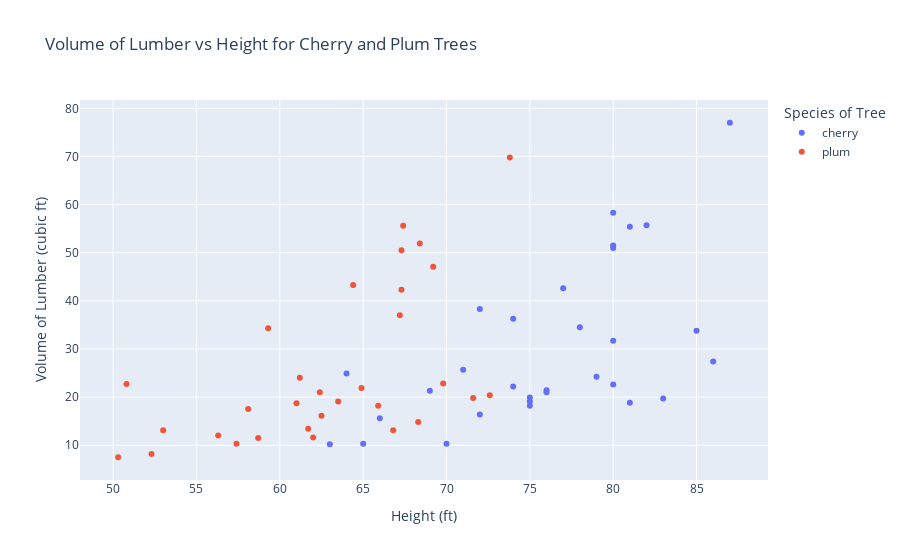

The notebook cell this image was saved under:
### Markdown cell above
<details><summary>Blockly Hints</summary><ul><li>Notation<ul><li><code>A</code> &nbsp;:&nbsp; <code>B</code>&nbsp; means snap blocks A and B together.</li></ul></li><li>Blocks<ul><li>freestyle<ul><li>Unless specifically instructed, use the first block from the FREESTYLE menu.</li></ul></li><li><code>with .. do .. using ..</code><ul><li>The <code>with .. do .. using ..</code> block is found under VARIABLES.</li> <li>If <code>do</code> dropdown says "!Not populated until you execute code", click anywhere in the notebook tab, then click try "Run All Above Selected Cell" from the "Run" menu.</li> <li>If <code>with .. do .. using ..</code> block does not want to snap together nicely with the <code>set .. to</code> block, try dragging the <code>set .. to</code> block instead.</li> <li>You can use the <code>+ -</code> controls on the block to change the number of notches. Unless specifically instructed, the block should not have any empty notches when you click Blocks to Code. </li></ul></li><li>variable<ul><li>After it is created, each variable has its own block at the end of the VARIABLES menu.</li></ul></li></ul></li></ul></details>

### Code cell
#!response

px.scatter(df, x=x, y=y, title=title, labels=labels, color=color)

### Figure 1 — Plotly figure (JSON) as saved in the notebook; plotly's stock layout.template omitted (floating-point values rounded to 4 significant figures)
{"data": [{"hovertemplate": "Species of Tree=cherry<br>Height (ft)=%{x}<br>Volume of Lumber (cubic ft)=%{y}<extra></extra>", "legendgroup": "cherry", "marker": {"color": "#636efa", "symbol": "circle"}, "mode": "markers", "name": "cherry", "orientation": "v", "showlegend": true, "type": "scatter", "x": [70, 65, 63, 72, 81, 83, 66, 75, 80, 75, 79, 76, 76, 69, 75, 74, 85, 86, 71, 64, 78, 80, 74, 72, 77, 81, 82, 80, 80, 80, 87], "xaxis": "x", "y": [10.3, 10.3, 10.2, 16.4, 18.8, 19.7, 15.6, 18.2, 22.6, 19.9, 24.2, 21, 21.4, 21.3, 19.1, 22.2, 33.8, 27.4, 25.7, 24.9, 34.5, 31.7, 36.3, 38.3, 42.6, 55.4, 55.7, 58.3, 51.5, 51, 77], "yaxis": "y"}, {"hovertemplate": "Species of Tree=plum<br>Height (ft)=%{x}<br>Volume of Lumber (cubic ft)=%{y}<extra></extra>", "legendgroup": "plum", "marker": {"color": "#EF553B", "symbol": "circle"}, "mode": "markers", "name": "plum", "orientation": "v", "showlegend": true, "type": "scatter", "x": [57.4, 52.3, 50.3, 58.7, 68.3, 69.8, 53, 61.7, 66.8, 62, 65.9, 63.5, 62.5, 56.3, 62.4, 61, 71.6, 72.6, 58.1, 50.8, 64.9, 67.2, 61.2, 59.3, 64.4, 68.4, 69.2, 67.3, 67.4, 67.3, 73.8], "xaxis": "x", "y": [10.3, 8.2, 7.5, 11.5, 14.8, 22.8, 13.1, 13.4, 13.1, 11.6, 18.2, 19.1, 16.1, 12, 21, 18.7, 19.8, 20.4, 17.5, 22.7, 21.9, 37, 24, 34.3, 43.3, 51.9, 47.1, 50.5, 55.6, 42.3, 69.8], "yaxis": "y"}], "layout": {"legend": {"title": {"text": "Species of Tree"}, "tracegroupgap": 0}, "title": {"text": "Volume of Lumber vs Height for Cherry and Plum Trees"}, "xaxis": {"anchor": "y", "domain": [0, 1], "title": {"text": "Height (ft)"}}, "yaxis": {"anchor": "x", "domain": [0, 1], "title": {"text": "Volume of Lumber (cubic ft)"}}}}
